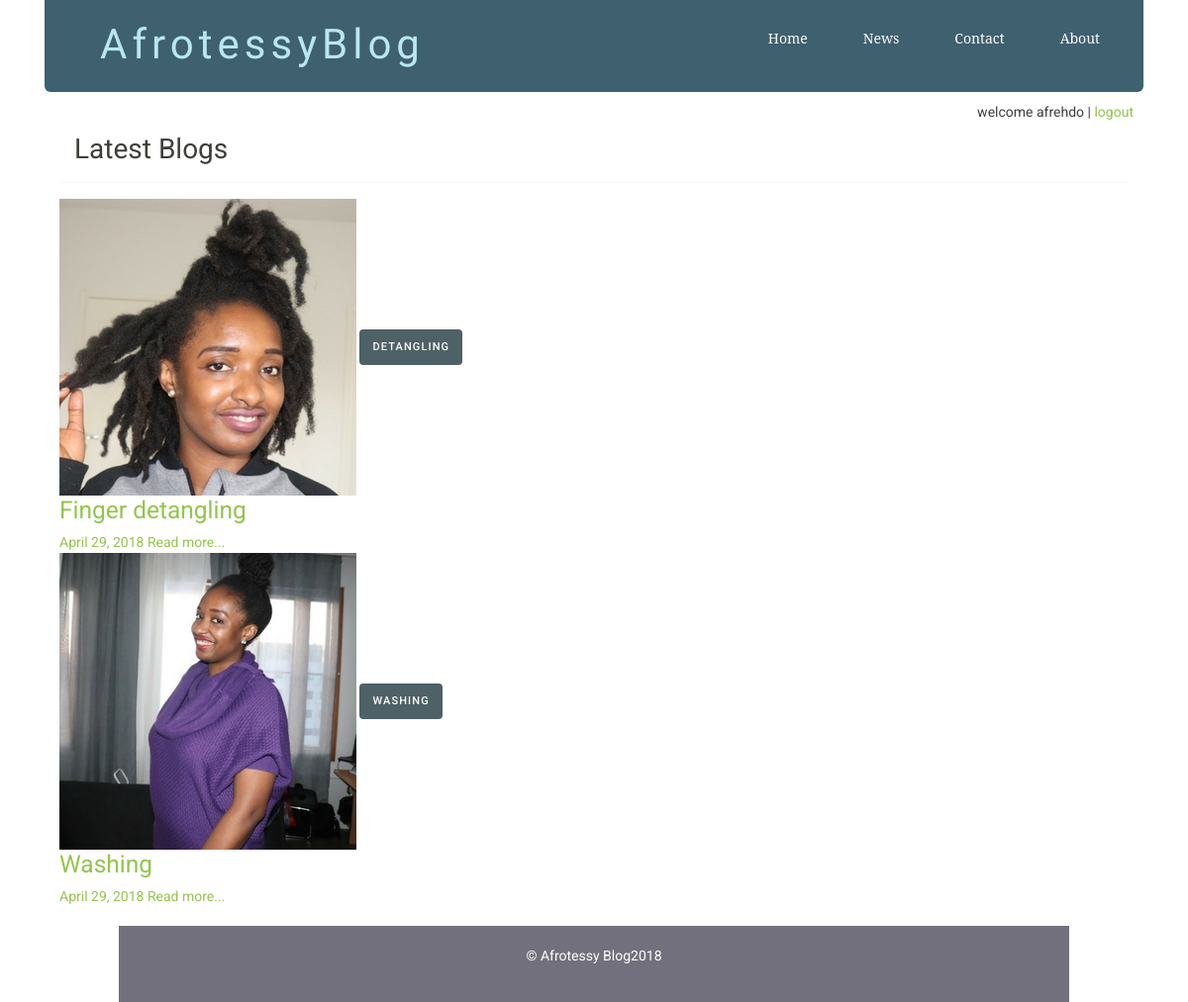
Screenshot of /index.php (signed in) with the database file from the repository.
### tables this page shows
CREATE TABLE `posts` (
  `id` int(11) NOT NULL,
  `user_id` int(11) DEFAULT NULL,
  `title` varchar(255) NOT NULL,
  `slug` varchar(255) NOT NULL,
  `views` int(11) NOT NULL DEFAULT '0',
  `image` varchar(255) NOT NULL,
  `body` text NOT NULL,
  `published` tinyint(1) NOT NULL,
  `created_at` timestamp NOT NULL DEFAULT CURRENT_TIMESTAMP ON UPDATE CURRENT_TIMESTAMP,
  `updated_at` timestamp NOT NULL DEFAULT '0000-00-00 00:00:00'
);

CREATE TABLE `topics` (
  `id` int(11) NOT NULL,
  `name` varchar(255) NOT NULL,
  `slug` varchar(255) DEFAULT NULL
);

### includes/public_functions.php (called while the page is built, shortened)
<?php
function getPublishedPosts() {
	global $conn;
	$sql = "SELECT * FROM posts WHERE published=true";
	$result = mysqli_query($conn, $sql);
	$posts = mysqli_fetch_all($result, MYSQLI_ASSOC);
	$final_posts = array();
	foreach ($posts as $post) {
		$post['topic'] = getPostTopic($post['id']);
		array_push($final_posts, $post);
	}
	return $final_posts;
}
function getPostTopic($post_id){
	global $conn;
	$sql = "SELECT * FROM topics WHERE id=
			(SELECT topic_id FROM post_topic WHERE post_id=$post_id) LIMIT 1";
	$result = mysqli_query($conn, $sql);
	$topic = mysqli_fetch_assoc($result);
	return $topic;
}
?>

### index.php (the view, shortened to what this page needs)
<?php require_once('config.php') ?>
<?php require_once( ROOT_PATH . '/includes/public_functions.php') ?>
<?php $posts = getPublishedPosts(); ?>
<?php require_once( ROOT_PATH . '/includes/head_section.php') ?>
</head>
<body>
	<div class="container">
		<?php include( ROOT_PATH . '/includes/navbar.php') ?>
</div>
<div class="container">
		<?php include( ROOT_PATH . '/includes/banner.php') ?>
<div class="container">
		<div class="container">
			<h2 class="content-title">Latest Blogs</h2>
	</div>
			<hr>
			<?php foreach ($posts as $post): ?>
	<div class="post" style="margin-left: 0px;">
		<img src="<?php echo BASE_URL . '/static/images/' . $post['image']; ?>" class="post_image" alt="">
		<?php if (isset($post['topic']['name'])): ?>
			<a
				href="<?php echo BASE_URL . 'filtered_posts.php?topic=' . $post['topic']['id'] ?>"
				class="btn category">
				<?php echo $post['topic']['name'] ?>
			</a>
		<?php endif ?>
		<a href="single_post.php?post-slug=<?php echo $post['slug']; ?>">
			<div class="post_info">
				<h3><?php echo $post['title'] ?></h3>
				<div class="info">
					<span><?php echo date("F j, Y ", strtotime($post["created_at"])); ?></span>
					<span class="read_more">Read more...</span>
				</div>
			</div>
		</a>
	</div>
<?php endforeach ?>
		</div>
		<?php include( ROOT_PATH . '/includes/footer.php') ?>

### static/css/public_styling.css (style rules this page uses)
* { margin: 0px; padding: 0px; }
html { height: 100%; box-sizing: border-box; }
body { position: relative; margin: 0; padding-bottom: 6rem; min-height: 100%; }
h1, h2, h3, h4, h5, h6 { color: #444; font-family: 'Averia Serif Libre', cursive; }
a { text-decoration: none; }
hr { margin: 10px 0px; opacity: .25; }
.btn { color: white; background: #4E6166; text-align: center; border: none; border-radius: 5px; display: block; letter-spacing: .1em; margin: 10px 0px; padding: 13px 20px; text-decoration: none; }
.container { width: 80%; margin: 0px auto; }

### rows the page displays
posts: image (picture), title "Finger detangling", created_at "April 29, 2018"
topics: name "DETANGLING"
posts: image (picture), title "Washing", created_at "April 29, 2018"
topics: name "WASHING"

### other values shown
$_SESSION['user']['username'] "afrehdo"
date ('Y') "2018"
